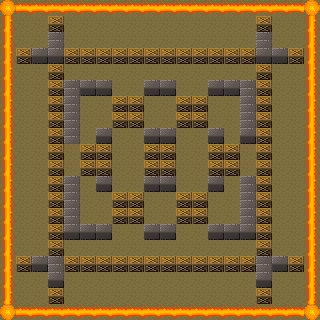

This game map was drawn from its Tiled (.tmx) file and the tilesets committed beside it. A one-line description and the trimmed map source follow:
An orthogonal 20x20 tile map with 16x16 px tiles, 3 tile layers (base, walls, crates) and 4 objects.

<map version="1.0" tiledversion="1.1.3" orientation="orthogonal" renderorder="right-down" width="20" height="20" tilewidth="16" tileheight="16" infinite="0" nextobjectid="183">
 <tileset firstgid="1" source="../textures/bomb_party_v4.tsx" />
 <layer name="base" width="20" height="20">
  <data>[400 cells, 400 non-empty, 1 distinct tile ids]</data>
 </layer>
 <layer name="walls" width="20" height="20">
  <properties>
   <property name="entity_factory" value="WallFactory" />
  </properties>
  <data>[400 cells, 124 non-empty, 5 distinct tile ids]</data>
 </layer>
 <layer name="crates" width="20" height="20">
  <properties>
   <property name="entity_factory" value="CrateFactory" />
  </properties>
  <data>[400 cells, 84 non-empty, 1 distinct tile ids]</data>
 </layer>
 <objectgroup name="spawns">
  <object id="178" x="25.1889" y="26.1965">
   <properties>
    <property name="spawnpoint" type="bool" value="true" />
   </properties>
   <point />
  </object>
  <object id="181" x="296.389" y="25.0373">
   <properties>
    <property name="spawnpoint" type="bool" value="true" />
   </properties>
   <point />
  </object>
  <object id="179" x="25.1889" y="298.062">
   <properties>
    <property name="spawnpoint" type="bool" value="true" />
   </properties>
   <point />
  </object>
  <object id="180" x="296.214" y="297.911">
   <properties>
    <property name="spawnpoint" type="bool" value="true" />
   </properties>
   <point />
  </object>
 </objectgroup>
</map>